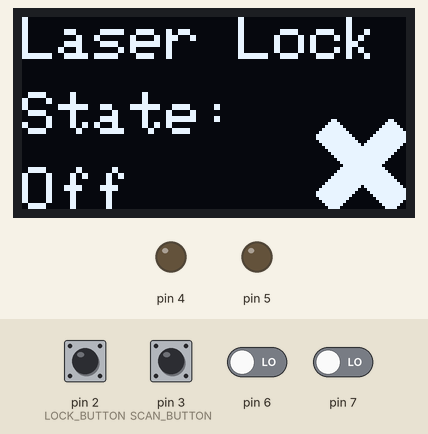
Recording of a sketch running on a simulated Arduino Uno, built with avr-gcc and run on an emulated ATmega328P. On the bench: 128×64 one-colour display, output pins drawn as LEDs (lit = HIGH). The inputs (shaded band) are chosen by the test bench; at power-on: pin 2 (LOCK_BUTTON), pin 3 (SCAN_BUTTON), pin 6, pin 7 LOW.

Above: at 1.2 s.
1.3 s: pin 6 driven HIGH
At 1.8 s:
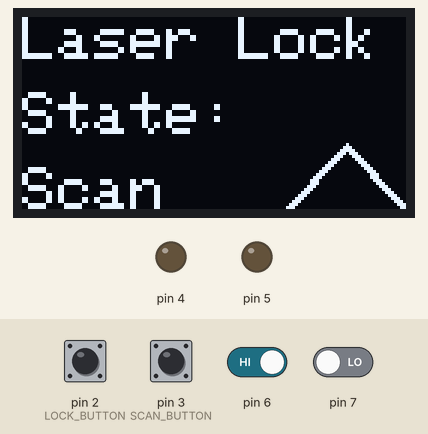
2.8 s: pin 7 driven HIGH
At 3.2 s:
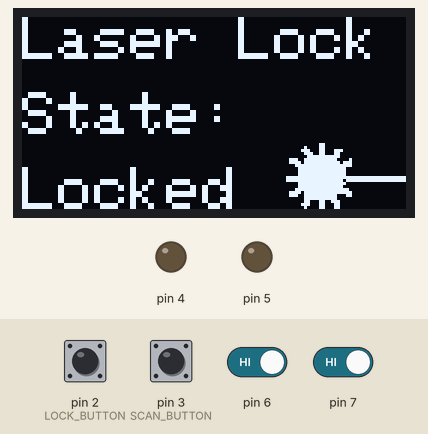
4.3 s: pin 6 driven LOW
At 4.8 s:
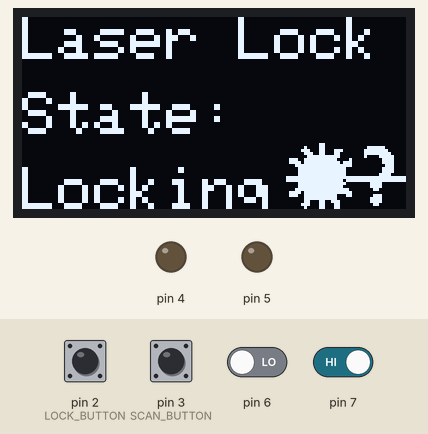
5.8 s: pin 7 driven LOW
At 7.0 s:
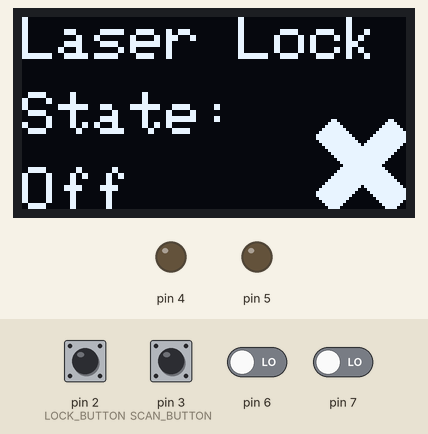
7.3 s: pin 2 (LOCK_BUTTON) pulled HIGH for 0.15 s
At 8.0 s:
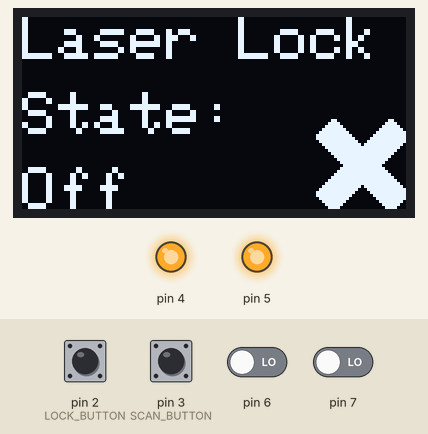
8.9 s: pin 3 (SCAN_BUTTON) pulled HIGH for 0.15 s
At 10.0 s:
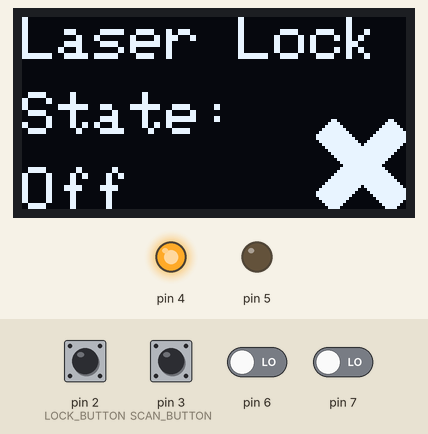
Timing chart, 0 to 11.5 s (numbered marks = the images above; inputs shaded):
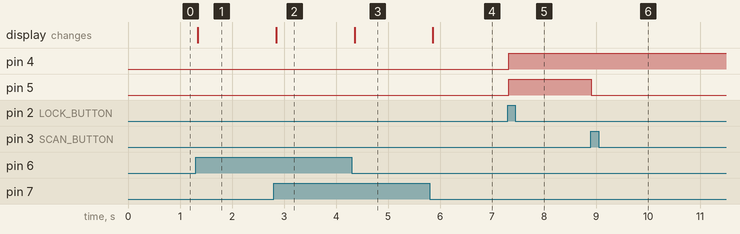

The sketch:

CeNTREX_FPGA_Cavity_Lock.ino
```cpp
#include <SPI.h>
#include <Wire.h>
#include <Adafruit_GFX.h>
#include <Adafruit_SSD1306.h>
#include "state.h"
#include "debounce.h"
#include "symbols.h"

#define SCREEN_WIDTH 128 // OLED display width, in pixels
#define SCREEN_HEIGHT 64 // OLED display height, in pixels

// Declaration for an SSD1306 display connected to I2C (SDA, SCL pins)
#define OLED_RESET     -1 // Reset pin # (or -1 if sharing Arduino reset pin)
Adafruit_SSD1306 display(SCREEN_WIDTH, SCREEN_HEIGHT, &Wire, OLED_RESET);

#define LOCK_BUTTON 2
#define SCAN_BUTTON 3
#define STATE_OUT1 4
#define STATE_OUT2 5
#define STATE_IN1 6
#define STATE_IN2 7

State cavity(STATE_IN1, STATE_IN2, STATE_OUT1, STATE_OUT2);
Button lockButton(LOCK_BUTTON, 50);
Button scanButton(SCAN_BUTTON, 50);

void setup() {
  Serial.begin(9600);

  // SSD1306_SWITCHCAPVCC = generate display voltage from 3.3V internally
  if (!display.begin(SSD1306_SWITCHCAPVCC, 0x3C)) {
    Serial.println(F("SSD1306 allocation failed"));
    for (;;); // Don't proceed, loop forever
  }
}

void loop() {
  cavity.getState();
  if (cavity.scanState == HIGH) {
    displayScanning();
  }
  else if (cavity.lockState == HIGH && cavity.lockedState == LOW) {
    displayUnlocked();
  }
  else if (cavity.lockState == HIGH && cavity.lockedState == HIGH) {
    displayLocked();
  }
  else {
    displayLockOff();
  }
  if (lockButton.getStateChange() == HIGH) {
    cavity.toggleLock();
  }
  if (scanButton.getStateChange() == HIGH) {
    cavity.toggleScan();
  }
}

void displayLocked() {
  display.clearDisplay();
  display.setTextSize(2);
  display.setTextColor(SSD1306_WHITE);
  display.setCursor(0, 0);
  display.println("Laser Lock");
  display.setCursor(0, 25);
  display.println("State:");
  display.setCursor(0, 50);
  display.println("Locked");
  display.drawBitmap(128 - 40, 64 - 22, laser, 40, 22, SSD1306_WHITE);
  display.display();
}

void displayScanning() {
  display.clearDisplay();
  display.setTextSize(2);
  display.setTextColor(SSD1306_WHITE);
  display.setCursor(0, 0);
  display.println("Laser Lock");
  display.setCursor(0, 25);
  display.println("State:");
  display.setCursor(0, 50);
  display.println("Scan");
  display.drawBitmap(128 - 40, 64 - 22, ramp, 40, 22, SSD1306_WHITE);
  display.display();
}

void displayUnlocked() {
  display.clearDisplay();
  display.setTextSize(2);
  display.setTextColor(SSD1306_WHITE);
  display.setCursor(0, 0);
  display.println("Laser Lock");
  display.setCursor(0, 25);
  display.println("State:");
  display.setCursor(0, 50);
  display.println("Locking");
  display.drawBitmap(128 - 40, 64 - 22, unlocked, 40, 22, SSD1306_WHITE);
  display.display();
}

void displayLockOff() {
  display.clearDisplay();
  display.setTextSize(2);
  display.setTextColor(SSD1306_WHITE);
  display.setCursor(0, 0);
  display.println("Laser Lock");
  display.setCursor(0, 25);
  display.println("State:");
  display.setCursor(0, 50);
  display.println("Off");
  display.drawBitmap(128 - 30, 64 - 30, lock_off, 30, 30, SSD1306_WHITE);
  display.display();
}
```

Debounce.cpp
```cpp
#include "Arduino.h"
#include "debounce.h"

Button::Button(int button, unsigned long debounceDelay){
  _button = button;
  _debounceDelay = debounceDelay;
  _previous = LOW;
  _state = HIGH;
  _time = 0;
  pinMode(_button, INPUT);
}

int Button::getStateChange(){
  int reading = digitalRead(_button);
  if (reading == HIGH && _previous == LOW && millis() - _time > _debounceDelay){
    _time = millis();
    _previous = HIGH;
    return HIGH;
  }
  _previous = reading;
  return LOW;
}
```

Debounce.h
```cpp
#ifndef debounce_h
#define debounce_h
#include "Arduino.h"

class Button
{
  public:
    Button(int button, unsigned long debounceDelay);
    int getStateChange();
    int getState();
  private:
    int _button;
    int _previous;
    int _state;
    long _time;
    int _debounceDelay;
};

#endif
```

state.cpp
```cpp
#include "Arduino.h"
#include "state.h"

State::State(int in1, int in2, int out1, int out2){
  _in1 = in1;
  _in2 = in2;
  _out1 = out1;
  _out2 = out2;
  pinMode(_in1, INPUT);
  pinMode(_in2, INPUT);
  pinMode(_out1, OUTPUT);
  pinMode(_out2, OUTPUT);
}

void State::getState(){
  int in1 = digitalRead(_in1);
  int in2 = digitalRead(_in2);
  // off
  if (in1 == LOW && in2 == LOW)
  {
    lockState = LOW;
    lockedState = LOW;
    scanState = LOW;
  }
  // scanning
  else if (in1 == HIGH && in2 == LOW){
    lockState = LOW;
    lockedState = LOW;
    scanState = HIGH;
  }
  // locking
  else if (in1 == LOW && in2 == HIGH){
    lockState = HIGH;
    lockedState = LOW;
    scanState = LOW;
  }
  // locked
  else if (in1 == HIGH && in2 == HIGH){
    lockState = HIGH;
    lockedState = HIGH;
    scanState = LOW;
  }
}

void State::writeScan(int scan){
  this->getState();
  // check if scan state is different
  if (scanState != scan){
    if (scanState == HIGH){
      digitalWrite(_out1, LOW);
      digitalWrite(_out2, LOW);
    }
    else if (scanState == LOW){
      digitalWrite(_out1, HIGH);
      digitalWrite(_out2, LOW);
    }
  }
}

void State::toggleScan(){
  this->getState();
  this->writeScan(!scanState);
}

void State::writeLock(int lock){
  this->getState();
  // check if lock state is different
  if (lockState != lock){
    // if locked, unlock
    if (lockState == HIGH){
      digitalWrite(_out1, HIGH);
      digitalWrite(_out2, LOW);
    }
    // if unlocked, lock
    else if (lockState == LOW){
      digitalWrite(_out1, HIGH);
      digitalWrite(_out2, HIGH);
    }
  }
}

void State::toggleLock(){
  this->getState();
  this->writeLock(!lockState);
}
```

state.h
```cpp
#ifndef state_h
#define state_h
#include "Arduino.h"

class State
{
  public:
    State(int in1, int in2, int out1, int out2);
    void getState();
    void toggleLock();
    void writeLock(int lock);
    void toggleScan();
    void writeScan(int scan);
    int lockState;
    int lockedState;
    int scanState;
  private:
    int _in1;
    int _in2;
    int _out1;
    int _out2;
};

#endif
```

Source omitted: symbols.h (data table, 8257 bytes)

Measured:
- after the input at 1.3 s, the display: changes at once (image 1)
- after the input at 2.8 s, the display: changes after 0.05 s (image 2)
- after the input at 4.3 s, the display: changes after 0.06 s (image 3)
- after the input at 5.8 s, the display: changes after 0.06 s (image 4)
- after the input at 7.3 s, pin 4, pin 5: LOW → HIGH at once
- after the input at 8.9 s, pin 5: HIGH → LOW at once
